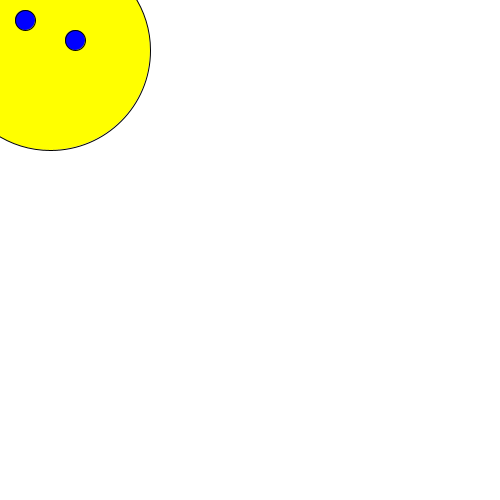
Frame 1 (no input)
Frame 60 (the mouse pressed at the canvas centre just before this capture): identical to frame 1, image omitted
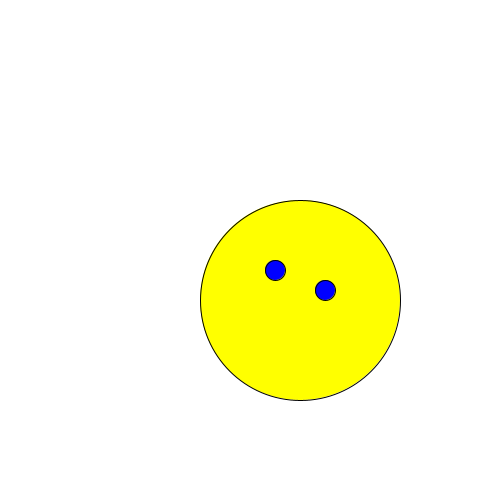
Frame 120 (the mouse held since frame 60 and released just before this capture)

The Processing sketch that drew these frames (run headless with seeded random() and noise(); from frame 60 on, the mouse is pressed at the canvas centre):

// Processing sketch: processing_106363
// ── processing_106363.pde

int counter;
 
void setup() {  //setup function called initially, only once
  size(500, 500);
  background(255);  //set background white
}
 
void draw() {  //draw function loops 
 
    background(255);
 
    fill(500,255,0);
 
    ellipse(mouseX+50,mouseY+50,200,200);
 
    // eyes
    fill(0,0,255);
    ellipse(mouseX+75,mouseY+40,20,20);
    ellipse(mouseX+25,mouseY+20,20,20);
 
 
 
}
